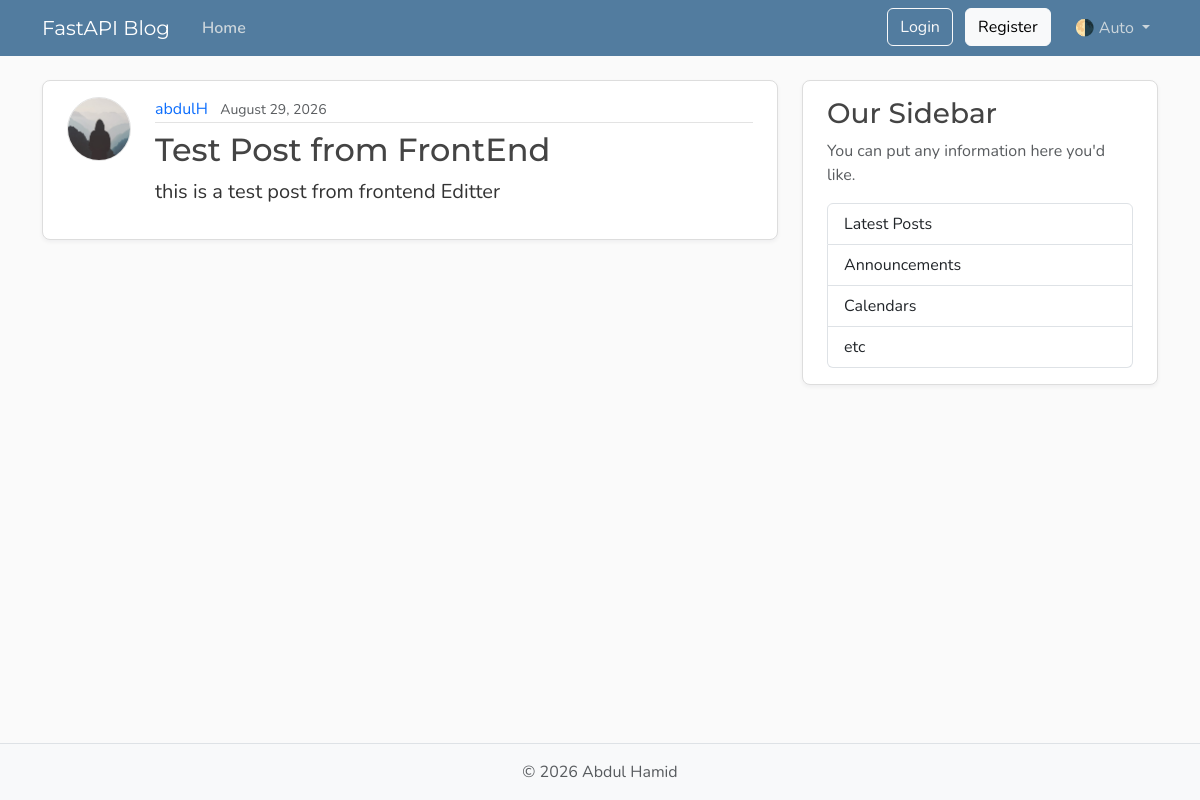
Before: /posts/1 with the older database file.
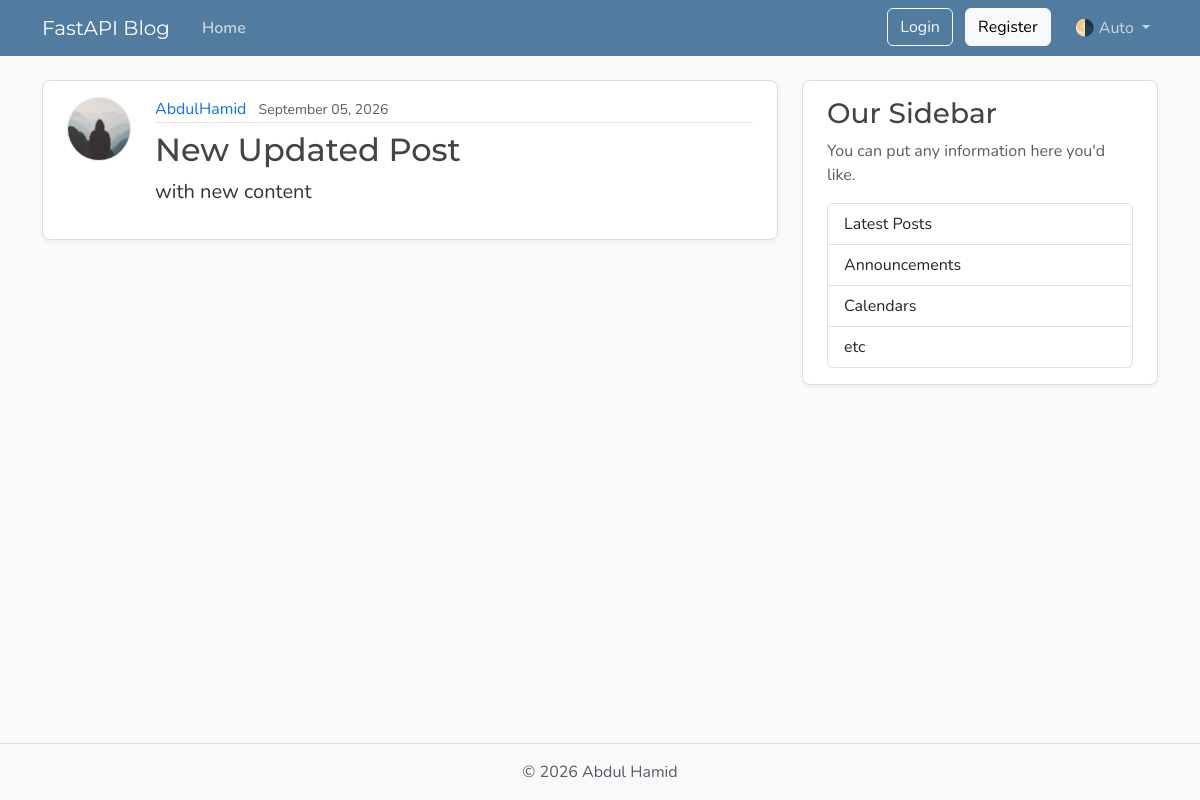
After: the same page with the newer database file.
### models.py (models this page shows, shortened)
class User(Base):
    __tablename__ = "users"
    id: Mapped[int] = mapped_column(Integer, primary_key=True, index=True)
    username: Mapped[str] = mapped_column(String(50), unique=True, nullable=False)
    email: Mapped[str] = mapped_column(String(120), unique=True, nullable=False)
    password_hash: Mapped[str] = mapped_column(String(200), nullable=False)
    image_file: Mapped[str | None] = mapped_column(
        String(200),
        nullable=True,
        default=None,
    )
    posts: Mapped[list[Post]] = relationship(back_populates="author",
                                             cascade="all, delete-orphan")

class Post(Base):
    __tablename__ = "posts"
    id: Mapped[int] = mapped_column(Integer, primary_key=True, index=True)
    title: Mapped[str] = mapped_column(String(100), nullable=False)
    content: Mapped[str] = mapped_column(Text, nullable=False)
    user_id: Mapped[int] = mapped_column(
        ForeignKey("users.id"),
        nullable=False,
        index=True,
    )
    date_posted: Mapped[datetime] = mapped_column(
        DateTime(timezone=True),
        default=lambda: datetime.now(UTC),
    )
    author: Mapped[User] = relationship(back_populates="posts")

### main.py (the view)
@app.get("/posts/{post_id}", include_in_schema=False)
async def post_page(request: Request, post_id: int,
                    db: Annotated[AsyncSession, Depends(get_db)]):
    result = await  db.execute(select(models.Post)
                               .options(selectinload(models.Post.author))
                               .where(models.Post.id == post_id))
    post = result.scalars().first()
    if post:
        title = post.title[:50]
        return templates.TemplateResponse(
                        request,
                        "post.html",
                        {"post": post, "title": title},
                    )
    raise HTTPException(status_code=status.HTTP_404_NOT_FOUND,
                        detail="Post not found")

### templates/post.html (shortened to what this page needs)
{% extends "layout.html" %} {% block content %}
<article class="content-section py-3 px-4 mb-4">
  <div class="d-flex align-items-start gap-4">
    <img
      class="rounded-circle article-img flex-shrink-0"
      src="{{ post.author.image_path }}"
      alt="{{ post.author.username }}'s profile picture"
      width="64"
      height="64"
      loading="lazy"
    />
    <div class="flex-grow-1">
      <div class="article-metadata mb-2">
        <a
          class="me-2"
          href="{{ url_for('user_posts', user_id=post.author.id) }}"
          >{{ post.author.username }}</a
        >
        <small class="text-body-secondary"
          >{{ post.date_posted.strftime("%B %d, %Y") }}</small
        >
      </div>
      <h2 class="article-title">{{ post.title }}</h2>
      <p class="article-content">{{ post.content }}</p>
    </div>
  </div>
</article>
{% endblock content %}

Changed rows visible on the page:
changed User: author.username "abdulH" → "AbdulHamid"
changed Post: date_posted "August 29, 2026" → "September 05, 2026"; title "Test Post from FrontEnd" → "New Updated Post"; content "this is a test post from frontend Editter" → "with new content"
